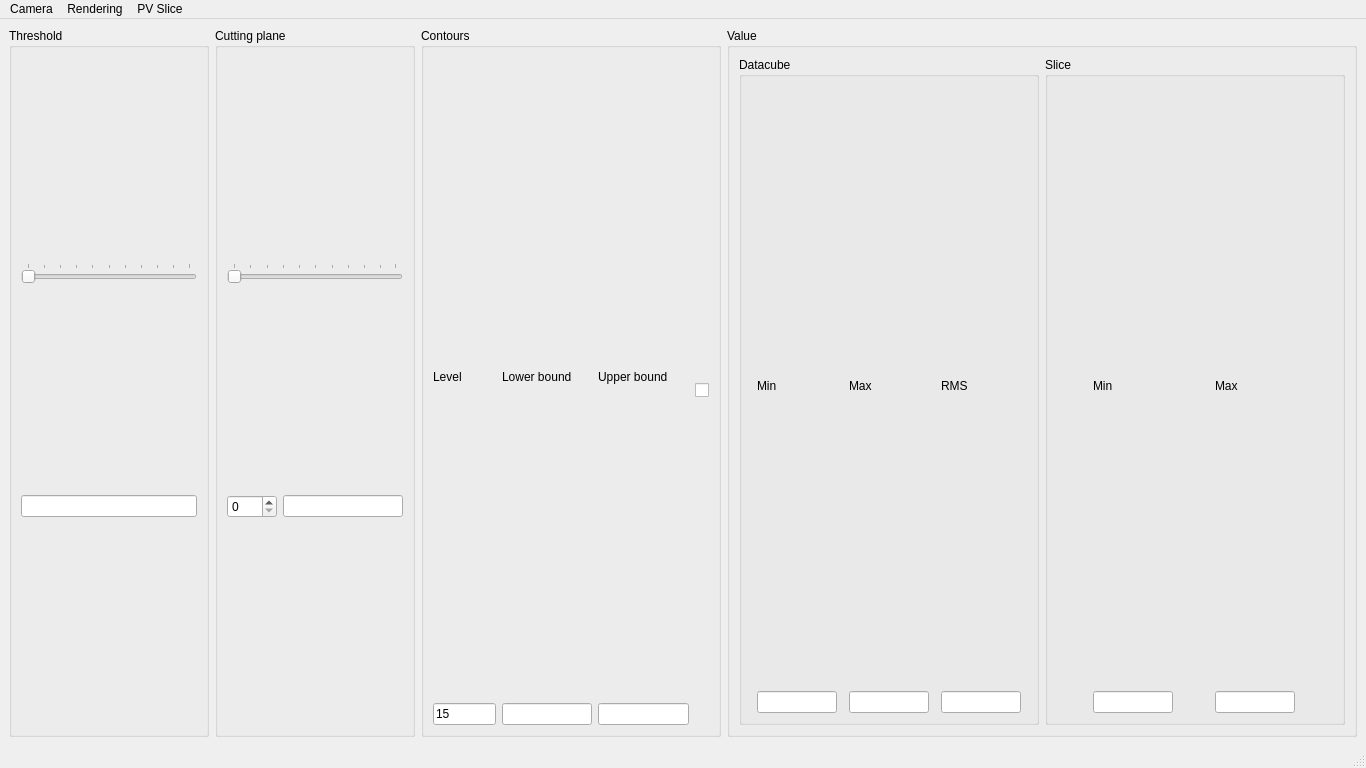
<?xml version="1.0" encoding="UTF-8"?>
<ui version="4.0">
 <class>pqWindowCube</class>
 <widget class="QMainWindow" name="pqWindowCube">
  <property name="geometry">
   <rect>
    <x>0</x>
    <y>0</y>
    <width>1366</width>
    <height>768</height>
   </rect>
  </property>
  <widget class="QWidget" name="widget">
   <layout class="QVBoxLayout" name="_2">
    <item>
     <layout class="QHBoxLayout" name="controls">
      <item>
       <widget class="QGroupBox" name="thresholdGroupBox">
        <property name="sizePolicy">
         <sizepolicy hsizetype="Expanding" vsizetype="Preferred">
          <horstretch>0</horstretch>
          <verstretch>0</verstretch>
         </sizepolicy>
        </property>
        <property name="maximumSize">
         <size>
          <width>200</width>
          <height>16777215</height>
         </size>
        </property>
        <property name="title">
         <string>Threshold</string>
        </property>
        <layout class="QVBoxLayout" name="_4">
         <item>
          <widget class="QSlider" name="thresholdSlider">
           <property name="maximum">
            <number>100</number>
           </property>
           <property name="orientation">
            <enum>Qt::Horizontal</enum>
           </property>
           <property name="tickPosition">
            <enum>QSlider::TicksAbove</enum>
           </property>
          </widget>
         </item>
         <item>
          <widget class="QLineEdit" name="thresholdText"/>
         </item>
        </layout>
       </widget>
      </item>
      <item>
       <widget class="QGroupBox" name="cuttingPlaneGroupBox">
        <property name="sizePolicy">
         <sizepolicy hsizetype="Expanding" vsizetype="Preferred">
          <horstretch>0</horstretch>
          <verstretch>0</verstretch>
         </sizepolicy>
        </property>
        <property name="maximumSize">
         <size>
          <width>200</width>
          <height>16777215</height>
         </size>
        </property>
        <property name="title">
         <string>Cutting plane</string>
        </property>
        <layout class="QVBoxLayout" name="_5">
         <item>
          <widget class="QSlider" name="sliceSlider">
           <property name="orientation">
            <enum>Qt::Horizontal</enum>
           </property>
           <property name="tickPosition">
            <enum>QSlider::TicksAbove</enum>
           </property>
           <property name="tickInterval">
            <number>0</number>
           </property>
          </widget>
         </item>
         <item>
          <layout class="QHBoxLayout" name="_19">
           <item>
            <widget class="QSpinBox" name="sliceSpinBox">
             <property name="minimumSize">
              <size>
               <width>50</width>
               <height>0</height>
              </size>
             </property>
            </widget>
           </item>
           <item>
            <widget class="QLineEdit" name="velocityText">
             <property name="readOnly">
              <bool>true</bool>
             </property>
            </widget>
           </item>
          </layout>
         </item>
        </layout>
       </widget>
      </item>
      <item>
       <widget class="QGroupBox" name="contourGroupBox">
        <property name="sizePolicy">
         <sizepolicy hsizetype="Expanding" vsizetype="Preferred">
          <horstretch>0</horstretch>
          <verstretch>0</verstretch>
         </sizepolicy>
        </property>
        <property name="maximumSize">
         <size>
          <width>300</width>
          <height>16777215</height>
         </size>
        </property>
        <property name="title">
         <string>Contours</string>
        </property>
        <layout class="QHBoxLayout" name="_6">
         <item>
          <layout class="QVBoxLayout" name="_7">
           <item>
            <widget class="QLabel" name="label_4">
             <property name="sizePolicy">
              <sizepolicy hsizetype="MinimumExpanding" vsizetype="Preferred">
               <horstretch>0</horstretch>
               <verstretch>0</verstretch>
              </sizepolicy>
             </property>
             <property name="maximumSize">
              <size>
               <width>60</width>
               <height>16777215</height>
              </size>
             </property>
             <property name="text">
              <string>Level</string>
             </property>
            </widget>
           </item>
           <item>
            <widget class="QLineEdit" name="levelText">
             <property name="minimumSize">
              <size>
               <width>50</width>
               <height>0</height>
              </size>
             </property>
             <property name="maximumSize">
              <size>
               <width>80</width>
               <height>16777215</height>
              </size>
             </property>
             <property name="text">
              <string>15</string>
             </property>
             <property name="maxLength">
              <number>4</number>
             </property>
            </widget>
           </item>
          </layout>
         </item>
         <item>
          <layout class="QVBoxLayout" name="_8">
           <item>
            <widget class="QLabel" name="label_5">
             <property name="sizePolicy">
              <sizepolicy hsizetype="MinimumExpanding" vsizetype="Preferred">
               <horstretch>0</horstretch>
               <verstretch>0</verstretch>
              </sizepolicy>
             </property>
             <property name="text">
              <string>Lower bound</string>
             </property>
            </widget>
           </item>
           <item>
            <widget class="QLineEdit" name="lowerBoundText">
             <property name="minimumSize">
              <size>
               <width>75</width>
               <height>0</height>
              </size>
             </property>
            </widget>
           </item>
          </layout>
         </item>
         <item>
          <layout class="QVBoxLayout" name="_9">
           <item>
            <widget class="QLabel" name="label_6">
             <property name="sizePolicy">
              <sizepolicy hsizetype="MinimumExpanding" vsizetype="Preferred">
               <horstretch>0</horstretch>
               <verstretch>0</verstretch>
              </sizepolicy>
             </property>
             <property name="text">
              <string>Upper bound</string>
             </property>
            </widget>
           </item>
           <item>
            <widget class="QLineEdit" name="upperBoundText">
             <property name="minimumSize">
              <size>
               <width>75</width>
               <height>0</height>
              </size>
             </property>
            </widget>
           </item>
          </layout>
         </item>
         <item>
          <widget class="QCheckBox" name="contourCheckBox"/>
         </item>
        </layout>
       </widget>
      </item>
      <item>
       <widget class="QGroupBox" name="valueGroupBox">
        <property name="title">
         <string>Value</string>
        </property>
        <layout class="QHBoxLayout" name="_10">
         <item>
          <widget class="QGroupBox" name="cubeGroupBox">
           <property name="title">
            <string>Datacube</string>
           </property>
           <layout class="QHBoxLayout" name="_11">
            <item>
             <layout class="QVBoxLayout" name="_13">
              <item>
               <widget class="QLabel" name="label">
                <property name="maximumSize">
                 <size>
                  <width>80</width>
                  <height>16777215</height>
                 </size>
                </property>
                <property name="text">
                 <string>Min</string>
                </property>
               </widget>
              </item>
              <item>
               <widget class="QLineEdit" name="minCubeText">
                <property name="maximumSize">
                 <size>
                  <width>80</width>
                  <height>16777215</height>
                 </size>
                </property>
                <property name="readOnly">
                 <bool>true</bool>
                </property>
               </widget>
              </item>
             </layout>
            </item>
            <item>
             <layout class="QVBoxLayout" name="_14">
              <item>
               <widget class="QLabel" name="label_3">
                <property name="maximumSize">
                 <size>
                  <width>80</width>
                  <height>16777215</height>
                 </size>
                </property>
                <property name="text">
                 <string>Max</string>
                </property>
               </widget>
              </item>
              <item>
               <widget class="QLineEdit" name="maxCubeText">
                <property name="maximumSize">
                 <size>
                  <width>80</width>
                  <height>16777215</height>
                 </size>
                </property>
                <property name="readOnly">
                 <bool>true</bool>
                </property>
               </widget>
              </item>
             </layout>
            </item>
            <item>
             <layout class="QVBoxLayout" name="_15">
              <item>
               <widget class="QLabel" name="label_2">
                <property name="maximumSize">
                 <size>
                  <width>80</width>
                  <height>16777215</height>
                 </size>
                </property>
                <property name="text">
                 <string>RMS</string>
                </property>
               </widget>
              </item>
              <item>
               <widget class="QLineEdit" name="rmsCubeText">
                <property name="maximumSize">
                 <size>
                  <width>80</width>
                  <height>16777215</height>
                 </size>
                </property>
                <property name="readOnly">
                 <bool>true</bool>
                </property>
               </widget>
              </item>
             </layout>
            </item>
           </layout>
          </widget>
         </item>
         <item>
          <widget class="QGroupBox" name="sliceGroupBox">
           <property name="title">
            <string>Slice</string>
           </property>
           <layout class="QHBoxLayout" name="_12">
            <item>
             <layout class="QVBoxLayout" name="_16">
              <item>
               <widget class="QLabel" name="label_8">
                <property name="maximumSize">
                 <size>
                  <width>80</width>
                  <height>16777215</height>
                 </size>
                </property>
                <property name="text">
                 <string>Min</string>
                </property>
               </widget>
              </item>
              <item>
               <widget class="QLineEdit" name="minSliceText">
                <property name="maximumSize">
                 <size>
                  <width>80</width>
                  <height>16777215</height>
                 </size>
                </property>
                <property name="readOnly">
                 <bool>true</bool>
                </property>
               </widget>
              </item>
             </layout>
            </item>
            <item>
             <layout class="QVBoxLayout" name="_17">
              <item>
               <widget class="QLabel" name="label_7">
                <property name="maximumSize">
                 <size>
                  <width>80</width>
                  <height>16777215</height>
                 </size>
                </property>
                <property name="text">
                 <string>Max</string>
                </property>
               </widget>
              </item>
              <item>
               <widget class="QLineEdit" name="maxSliceText">
                <property name="maximumSize">
                 <size>
                  <width>80</width>
                  <height>16777215</height>
                 </size>
                </property>
                <property name="readOnly">
                 <bool>true</bool>
                </property>
               </widget>
              </item>
             </layout>
            </item>
           </layout>
          </widget>
         </item>
        </layout>
       </widget>
      </item>
     </layout>
    </item>
    <item>
     <layout class="QHBoxLayout" name="PVLayout"/>
    </item>
   </layout>
  </widget>
  <widget class="QMenuBar" name="menuBar">
   <property name="geometry">
    <rect>
     <x>0</x>
     <y>0</y>
     <width>1366</width>
     <height>22</height>
    </rect>
   </property>
   <widget class="QMenu" name="menuCamera">
    <property name="title">
     <string>Camera</string>
    </property>
    <addaction name="actionFront"/>
    <addaction name="actionBack"/>
    <addaction name="actionTop"/>
    <addaction name="actionRight"/>
    <addaction name="actionBottom"/>
    <addaction name="actionLeft"/>
   </widget>
   <widget class="QMenu" name="menuRendering">
    <property name="title">
     <string>Rendering</string>
    </property>
    <widget class="QMenu" name="menuVolume">
     <property name="title">
      <string>Volume</string>
     </property>
     <widget class="QMenu" name="menuOpacity">
      <property name="title">
       <string>Opacity</string>
      </property>
      <addaction name="action0"/>
      <addaction name="action25"/>
      <addaction name="action50"/>
      <addaction name="action75"/>
      <addaction name="action100"/>
     </widget>
     <addaction name="actionVolGenerate"/>
     <addaction name="menuOpacity"/>
    </widget>
    <widget class="QMenu" name="menuSlice">
     <property name="title">
      <string>Slice</string>
     </property>
     <widget class="QMenu" name="menuColorMap">
      <property name="title">
       <string>Color Map</string>
      </property>
      <widget class="QMenu" name="menuScaling">
       <property name="title">
        <string>Scaling</string>
       </property>
       <addaction name="separator"/>
      </widget>
      <widget class="QMenu" name="menuPreset">
       <property name="title">
        <string>Preset</string>
       </property>
       <addaction name="separator"/>
      </widget>
      <addaction name="menuScaling"/>
      <addaction name="menuPreset"/>
     </widget>
     <addaction name="menuColorMap"/>
    </widget>
    <addaction name="menuVolume"/>
    <addaction name="menuSlice"/>
   </widget>
   <widget class="QMenu" name="menuPV_Slice">
    <property name="title">
     <string>PV Slice</string>
    </property>
    <addaction name="actionDraw_PV_line"/>
   </widget>
   <addaction name="menuCamera"/>
   <addaction name="menuRendering"/>
   <addaction name="menuPV_Slice"/>
  </widget>
  <widget class="QStatusBar" name="statusBar"/>
  <action name="actionFront">
   <property name="icon">
    <iconset resource="../visivo.qrc">
     <normaloff>:/icons/PIC_FRONT.bmp</normaloff>:/icons/PIC_FRONT.bmp</iconset>
   </property>
   <property name="text">
    <string>Front</string>
   </property>
  </action>
  <action name="actionBack">
   <property name="icon">
    <iconset resource="../visivo.qrc">
     <normaloff>:/icons/PIC_BACK.bmp</normaloff>:/icons/PIC_BACK.bmp</iconset>
   </property>
   <property name="text">
    <string>Back</string>
   </property>
  </action>
  <action name="actionTop">
   <property name="icon">
    <iconset resource="../visivo.qrc">
     <normaloff>:/icons/PIC_TOP.bmp</normaloff>:/icons/PIC_TOP.bmp</iconset>
   </property>
   <property name="text">
    <string>Top</string>
   </property>
  </action>
  <action name="actionRight">
   <property name="icon">
    <iconset resource="../visivo.qrc">
     <normaloff>:/icons/PIC_RIGHT.bmp</normaloff>:/icons/PIC_RIGHT.bmp</iconset>
   </property>
   <property name="text">
    <string>Right</string>
   </property>
  </action>
  <action name="actionBottom">
   <property name="icon">
    <iconset resource="../visivo.qrc">
     <normaloff>:/icons/PIC_BOTTOM.bmp</normaloff>:/icons/PIC_BOTTOM.bmp</iconset>
   </property>
   <property name="text">
    <string>Bottom</string>
   </property>
  </action>
  <action name="actionLeft">
   <property name="icon">
    <iconset resource="../visivo.qrc">
     <normaloff>:/icons/PIC_LEFT.bmp</normaloff>:/icons/PIC_LEFT.bmp</iconset>
   </property>
   <property name="text">
    <string>Left</string>
   </property>
  </action>
  <action name="action0">
   <property name="checkable">
    <bool>true</bool>
   </property>
   <property name="text">
    <string>0%</string>
   </property>
  </action>
  <action name="action25">
   <property name="checkable">
    <bool>true</bool>
   </property>
   <property name="text">
    <string>25%</string>
   </property>
  </action>
  <action name="action50">
   <property name="checkable">
    <bool>true</bool>
   </property>
   <property name="text">
    <string>50%</string>
   </property>
  </action>
  <action name="action100">
   <property name="checkable">
    <bool>true</bool>
   </property>
   <property name="checked">
    <bool>true</bool>
   </property>
   <property name="text">
    <string>100%</string>
   </property>
  </action>
  <action name="actionVolGenerate">
   <property name="text">
    <string>Generate</string>
   </property>
  </action>
  <action name="action75">
   <property name="checkable">
    <bool>true</bool>
   </property>
   <property name="text">
    <string>75%</string>
   </property>
  </action>
  <action name="actionDraw_PV_line">
   <property name="checkable">
    <bool>false</bool>
   </property>
   <property name="text">
    <string>Draw PV line</string>
   </property>
   <property name="toolTip">
    <string>Draw line along which to generate the PV plot</string>
   </property>
  </action>
 </widget>
 <resources>
  <include location="../visivo.qrc"/>
 </resources>
 <connections/>
</ui>
